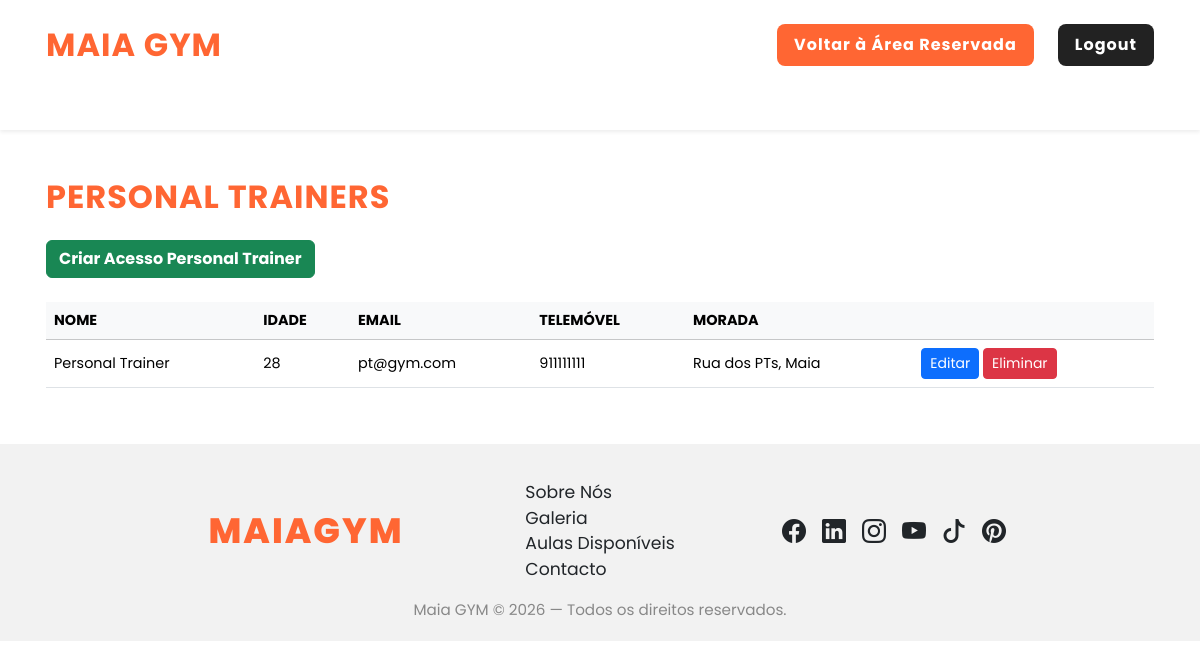
Screenshot of /area-reservada/ver_personal_trainers.php (signed in) with the database file from the repository.
### tables this page shows
CREATE TABLE IF NOT EXISTS users (
    id INT AUTO_INCREMENT PRIMARY KEY,
    name VARCHAR(100),
    username VARCHAR(50) UNIQUE,
    email VARCHAR(150) UNIQUE,
    identifier VARCHAR(100) UNIQUE,
    password VARCHAR(255) NOT NULL,
    role ENUM('cliente','personal_trainer','gestor_ginasio') NOT NULL DEFAULT 'cliente',
    created_at TIMESTAMP DEFAULT CURRENT_TIMESTAMP
);

### area-reservada/ver_personal_trainers.php (the view, shortened to what this page needs)
<?php
include '../includes/header.php';
@include '../includes/db.php';
$pts = $conn->query("SELECT id, name, idade, email, telemovel, morada FROM users WHERE role = 'personal_trainer' ORDER BY name");
?>
<div class="container mt-5">
    <h2 class="fw-bold mb-4" style="color:#ff6633;">Personal Trainers</h2>
    <div class="mb-4">
        <button class="btn btn-success fw-bold" data-bs-toggle="modal" data-bs-target="#modalCriarPT">Criar Acesso Personal Trainer</button>
    </div>
    <div class="table-responsive">
        <table class="table table-hover align-middle">
            <thead class="table-light">
                <tr>
                    <th>Nome</th>
                    <th>Idade</th>
                    <th>Email</th>
                    <th>Telemóvel</th>
                    <th>Morada</th>
                    <th></th>
                </tr>
            </thead>
            <tbody>
            <?php
            if ($pts->num_rows > 0):
              while ($pt = $pts->fetch_assoc()): ?>
              <tr>
                <td><?= htmlspecialchars($pt['name']) ?></td>
                <td><?= htmlspecialchars($pt['idade']) ?></td>
                <td><?= htmlspecialchars($pt['email']) ?></td>
                <td><?= htmlspecialchars($pt['telemovel']) ?></td>
                <td><?= htmlspecialchars($pt['morada']) ?></td>
                <td>
                  <a href="editar_pt.php?id=<?= $pt['id'] ?>" class="btn btn-sm btn-primary">Editar</a>
                  <a href="?eliminar=<?= $pt['id'] ?>" class="btn btn-sm btn-danger" onclick="return confirm('Eliminar este Personal Trainer?');">Eliminar</a>
                </td>
              </tr>
              <?php endwhile;
            else: ?>
              <tr><td colspan="6" class="text-center">Nenhum Personal Trainer encontrado.</td></tr>
            <?php endif; ?>
            </tbody>
        </table>
    </div>
</div>
<?php include '../includes/footer.php'; ?>

### assets/css/style.css (style rules this page uses)
body { background: #fff; color: #222; font-family: 'Poppins', system-ui, -apple-system, BlinkMacSystemFont, "Segoe UI", sans-serif; min-height: 100vh; position: relative; overflow-x: hidden; font-size: 1rem; margin: 0; }
.container, .container-fluid { padding-left: 1rem; padding-right: 1rem; }
a { text-decoration: none; }
h1, h2, h3, h4 { text-transform: uppercase; letter-spacing: 1px; }
.table { font-size: 0.9rem; }
.table thead tr th { text-transform: uppercase; }
.container { margin-bottom: 40px; }

### rows the page displays
users: name "Personal Trainer", idade "28", email "pt@gym.com", telemovel "911111111", morada "Rua dos PTs, Maia"
